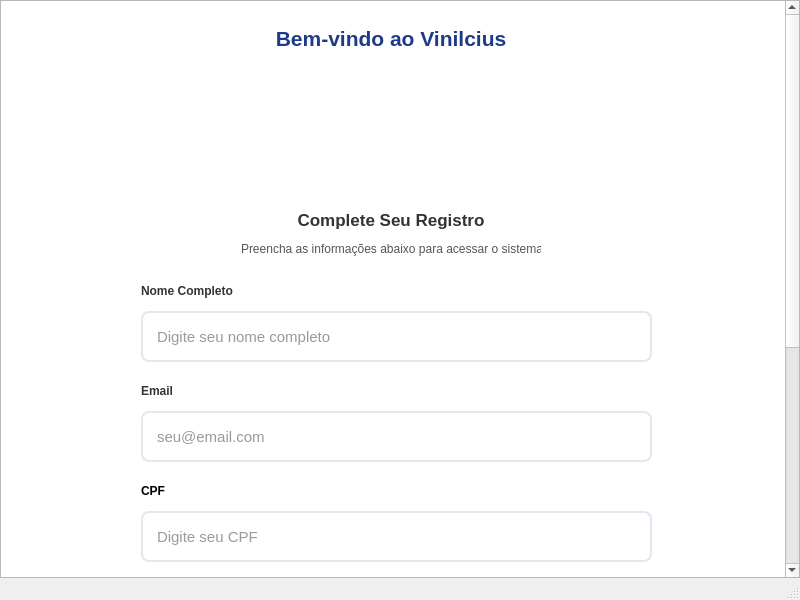
<?xml version="1.0" encoding="UTF-8"?>
<ui version="4.0">
 <class>registro</class>
 <widget class="QMainWindow" name="MainWindow">
  <property name="geometry">
   <rect>
    <x>0</x>
    <y>0</y>
    <width>800</width>
    <height>600</height>
   </rect>
  </property>
  <property name="windowTitle">
   <string>Registro</string>
  </property>
  <widget class="QWidget" name="centralwidget">
   <layout class="QGridLayout" name="gridLayout">
    <property name="leftMargin">
     <number>0</number>
    </property>
    <property name="topMargin">
     <number>0</number>
    </property>
    <property name="rightMargin">
     <number>0</number>
    </property>
    <property name="bottomMargin">
     <number>0</number>
    </property>
    <item row="0" column="0">
     <widget class="QScrollArea" name="scrollArea">
      <property name="verticalScrollBarPolicy">
       <enum>Qt::ScrollBarPolicy::ScrollBarAsNeeded</enum>
      </property>
      <property name="horizontalScrollBarPolicy">
       <enum>Qt::ScrollBarPolicy::ScrollBarAsNeeded</enum>
      </property>
      <property name="widgetResizable">
       <bool>true</bool>
      </property>
      <widget class="QWidget" name="scrollAreaWidgetContents">
       <property name="geometry">
        <rect>
         <x>0</x>
         <y>-402</y>
         <width>781</width>
         <height>950</height>
        </rect>
       </property>
       <layout class="QVBoxLayout" name="verticalLayout">
        <property name="spacing">
         <number>0</number>
        </property>
        <property name="leftMargin">
         <number>0</number>
        </property>
        <property name="topMargin">
         <number>0</number>
        </property>
        <property name="rightMargin">
         <number>0</number>
        </property>
        <property name="bottomMargin">
         <number>0</number>
        </property>
        <item>
         <widget class="QFrame" name="mainFrame">
          <property name="minimumSize">
           <size>
            <width>780</width>
            <height>950</height>
           </size>
          </property>
          <property name="styleSheet">
           <string notr="true">QFrame#mainFrame {
    background-color: white;
}

QLineEdit {
    border: 2px solid #e2e8f0;
    border-radius: 8px;
    padding: 12px;
    font-size: 11pt;
    font-family: 'Segoe UI', Arial, sans-serif;
    background-color: white;
    color: #333333;
}

QLineEdit:focus {
    border: 2px solid #2563eb;
}

QLineEdit:hover {
    border: 2px solid #cbd5e1;
}

QPushButton#registerButton {
    background-color: #2563eb;
    color: white;
    font-weight: bold;
    font-size: 11pt;
    font-family: 'Segoe UI', Arial, sans-serif;
    border-radius: 8px;
    padding: 12px;
    min-height: 45px;
}

QPushButton#registerButton:hover {
    background-color: #1e3a8a;
}

QPushButton#registerButton:pressed {
    background-color: #1e40af;
}

QPushButton#backButton {
    background-color: transparent;
    color: #64748b;
    font-size: 10pt;
    font-family: 'Segoe UI', Arial, sans-serif;
    border: none;
    padding: 8px;
}

QPushButton#backButton:hover {
    color: #2563eb;
    text-decoration: underline;
}
</string>
          </property>
          <widget class="QLabel" name="titleLabel">
           <property name="geometry">
            <rect>
             <x>190</x>
             <y>20</y>
             <width>400</width>
             <height>35</height>
            </rect>
           </property>
           <property name="text">
            <string>&lt;html&gt;&lt;head/&gt;&lt;body&gt;&lt;p align=&quot;center&quot;&gt;&lt;span style=&quot; font-family:'Segoe UI,Arial,sans-serif'; font-size:16pt; font-weight:600; color:#1e3a8a;&quot;&gt;Bem-vindo ao Vinilcius&lt;/span&gt;&lt;/p&gt;&lt;/body&gt;&lt;/html&gt;</string>
           </property>
          </widget>
          <widget class="QLabel" name="logoLabel">
           <property name="geometry">
            <rect>
             <x>249</x>
             <y>65</y>
             <width>291</width>
             <height>131</height>
            </rect>
           </property>
           <property name="text">
            <string/>
           </property>
           <property name="pixmap">
            <pixmap>images/vinil_logo.png</pixmap>
           </property>
           <property name="scaledContents">
            <bool>true</bool>
           </property>
          </widget>
          <widget class="QLabel" name="welcomeLabel">
           <property name="geometry">
            <rect>
             <x>240</x>
             <y>205</y>
             <width>300</width>
             <height>28</height>
            </rect>
           </property>
           <property name="text">
            <string>&lt;html&gt;&lt;head/&gt;&lt;body&gt;&lt;p align=&quot;center&quot;&gt;&lt;span style=&quot; font-family:'Segoe UI,Arial,sans-serif'; font-size:13pt; font-weight:600; color:#333333;&quot;&gt;Complete Seu Registro&lt;/span&gt;&lt;/p&gt;&lt;/body&gt;&lt;/html&gt;</string>
           </property>
          </widget>
          <widget class="QLabel" name="instructionLabel">
           <property name="geometry">
            <rect>
             <x>240</x>
             <y>238</y>
             <width>300</width>
             <height>20</height>
            </rect>
           </property>
           <property name="text">
            <string>&lt;html&gt;&lt;head/&gt;&lt;body&gt;&lt;p align=&quot;center&quot;&gt;&lt;span style=&quot; font-family:'Segoe UI,Arial,sans-serif'; font-size:9pt; color:#555555;&quot;&gt;Preencha as informações abaixo para acessar o sistema&lt;/span&gt;&lt;/p&gt;&lt;/body&gt;&lt;/html&gt;</string>
           </property>
          </widget>
          <widget class="QLabel" name="nameLabel">
           <property name="geometry">
            <rect>
             <x>140</x>
             <y>280</y>
             <width>131</width>
             <height>20</height>
            </rect>
           </property>
           <property name="text">
            <string>&lt;html&gt;&lt;head/&gt;&lt;body&gt;&lt;p&gt;&lt;span style=&quot; font-family:'Segoe UI,Arial,sans-serif'; font-size:9pt; font-weight:600; color:#333333;&quot;&gt;Nome Completo&lt;/span&gt;&lt;/p&gt;&lt;/body&gt;&lt;/html&gt;</string>
           </property>
          </widget>
          <widget class="QLineEdit" name="nameLineEdit">
           <property name="geometry">
            <rect>
             <x>140</x>
             <y>310</y>
             <width>511</width>
             <height>51</height>
            </rect>
           </property>
           <property name="placeholderText">
            <string>Digite seu nome completo</string>
           </property>
          </widget>
          <widget class="QLabel" name="emailLabel">
           <property name="geometry">
            <rect>
             <x>140</x>
             <y>380</y>
             <width>41</width>
             <height>20</height>
            </rect>
           </property>
           <property name="text">
            <string>&lt;html&gt;&lt;head/&gt;&lt;body&gt;&lt;p&gt;&lt;span style=&quot; font-family:'Segoe UI,Arial,sans-serif'; font-size:9pt; font-weight:600; color:#333333;&quot;&gt;Email&lt;/span&gt;&lt;/p&gt;&lt;/body&gt;&lt;/html&gt;</string>
           </property>
          </widget>
          <widget class="QLineEdit" name="emailLineEdit">
           <property name="geometry">
            <rect>
             <x>140</x>
             <y>410</y>
             <width>511</width>
             <height>51</height>
            </rect>
           </property>
           <property name="placeholderText">
            <string>seu@email.com</string>
           </property>
          </widget>
          <widget class="QLabel" name="passwordLabel">
           <property name="geometry">
            <rect>
             <x>140</x>
             <y>480</y>
             <width>81</width>
             <height>20</height>
            </rect>
           </property>
           <property name="text">
            <string>&lt;html&gt;&lt;head/&gt;&lt;body&gt;&lt;p&gt;&lt;span style=&quot; font-weight:700; color:#000000;&quot;&gt;CPF&lt;/span&gt;&lt;/p&gt;&lt;/body&gt;&lt;/html&gt;</string>
           </property>
          </widget>
          <widget class="QLineEdit" name="passwordLineEdit">
           <property name="geometry">
            <rect>
             <x>140</x>
             <y>510</y>
             <width>511</width>
             <height>51</height>
            </rect>
           </property>
           <property name="echoMode">
            <enum>QLineEdit::EchoMode::Normal</enum>
           </property>
           <property name="placeholderText">
            <string>Digite seu CPF</string>
           </property>
          </widget>
          <widget class="QPushButton" name="pushButton">
           <property name="geometry">
            <rect>
             <x>270</x>
             <y>800</y>
             <width>240</width>
             <height>51</height>
            </rect>
           </property>
           <property name="styleSheet">
            <string notr="true">background-color: rgb(0, 0, 127);
color: white;
font-weight: bold;
font-size: 11pt;
font-family: 'Segoe UI', Arial, sans-serif;
border-radius: 8px;
padding: 12px;
</string>
           </property>
           <property name="text">
            <string>Registrar</string>
           </property>
          </widget>
          <widget class="QPushButton" name="pushButton_2">
           <property name="geometry">
            <rect>
             <x>650</x>
             <y>800</y>
             <width>120</width>
             <height>51</height>
            </rect>
           </property>
           <property name="styleSheet">
            <string notr="true">background-color: rgb(0, 0, 127);
color: white;
font-weight: bold;
font-size: 11pt;
font-family: 'Segoe UI', Arial, sans-serif;
border-radius: 8px;
padding: 12px;
</string>
           </property>
           <property name="text">
            <string>Debug</string>
           </property>
          </widget>
          <widget class="QLabel" name="footerLabel">
           <property name="geometry">
            <rect>
             <x>230</x>
             <y>910</y>
             <width>300</width>
             <height>15</height>
            </rect>
           </property>
           <property name="text">
            <string>&lt;html&gt;&lt;head/&gt;&lt;body&gt;&lt;p align=&quot;center&quot;&gt;&lt;span style=&quot; font-family:'Segoe UI,Arial,sans-serif'; font-size:7pt; color:#999999;&quot;&gt;© 2025 Vinicius. Todos os direitos reservados.&lt;/span&gt;&lt;/p&gt;&lt;/body&gt;&lt;/html&gt;</string>
           </property>
          </widget>
          <widget class="QPushButton" name="backButton">
           <property name="geometry">
            <rect>
             <x>240</x>
             <y>860</y>
             <width>300</width>
             <height>30</height>
            </rect>
           </property>
           <property name="cursor">
            <cursorShape>PointingHandCursor</cursorShape>
           </property>
           <property name="text">
            <string>Já tem uma conta? Entre agora.</string>
           </property>
          </widget>
          <widget class="QLineEdit" name="emailLineEdit_2">
           <property name="geometry">
            <rect>
             <x>140</x>
             <y>620</y>
             <width>511</width>
             <height>51</height>
            </rect>
           </property>
           <property name="placeholderText">
            <string>Digite seu telefone</string>
           </property>
          </widget>
          <widget class="QLabel" name="passwordLabel_2">
           <property name="geometry">
            <rect>
             <x>140</x>
             <y>590</y>
             <width>81</width>
             <height>20</height>
            </rect>
           </property>
           <property name="text">
            <string>&lt;html&gt;&lt;head/&gt;&lt;body&gt;&lt;p&gt;&lt;span style=&quot; font-weight:700; color:#000000;&quot;&gt;Telefone&lt;/span&gt;&lt;/p&gt;&lt;/body&gt;&lt;/html&gt;</string>
           </property>
          </widget>
          <widget class="QLineEdit" name="emailLineEdit_3">
           <property name="geometry">
            <rect>
             <x>140</x>
             <y>720</y>
             <width>511</width>
             <height>51</height>
            </rect>
           </property>
           <property name="placeholderText">
            <string>Digite seu CEP</string>
           </property>
          </widget>
          <widget class="QLabel" name="passwordLabel_3">
           <property name="geometry">
            <rect>
             <x>140</x>
             <y>690</y>
             <width>81</width>
             <height>20</height>
            </rect>
           </property>
           <property name="text">
            <string>&lt;html&gt;&lt;head/&gt;&lt;body&gt;&lt;p&gt;&lt;span style=&quot; font-weight:700; color:#000000;&quot;&gt;CEP&lt;/span&gt;&lt;/p&gt;&lt;/body&gt;&lt;/html&gt;</string>
           </property>
          </widget>
         </widget>
        </item>
       </layout>
      </widget>
     </widget>
    </item>
   </layout>
  </widget>
  <widget class="QMenuBar" name="menubar">
   <property name="geometry">
    <rect>
     <x>0</x>
     <y>0</y>
     <width>800</width>
     <height>25</height>
    </rect>
   </property>
  </widget>
  <widget class="QStatusBar" name="statusbar"/>
 </widget>
 <resources/>
 <connections/>
</ui>
